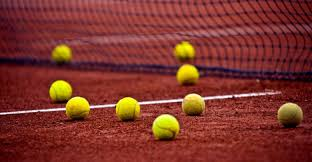
#> input picture assign/A1/images/target_tennis.jpg, 312 x 162 px
$ jupyter execute --allow-errors 'ROC for Feature Detection.ipynb'   (shell and % lines are left out)
#> lines starting #> are read from the running program, lines starting #| are printed output that depends on the picture
### assign/A1/detector.py
import numpy as np

import cv2
from PIL import Image

from scipy.signal import fftconvolve

import os
import matplotlib
import matplotlib.pyplot as plt
from matplotlib import cm

def _window_sum_2d(image, window_shape):
    window_sum = np.cumsum(image, axis=0)
    window_sum = (window_sum[window_shape[0]:-1] -
                 window_sum[:-window_shape[0] - 1])

    window_sum = np.cumsum(window_sum, axis=1)
    window_sum = (window_sum[:, window_shape[1]:-1] -
                 window_sum[:, :-window_shape[1] - 1])

    return window_sum


def _window_sum_3d(image, window_shape):
    window_sum = _window_sum_2d(image, window_shape)

    window_sum = np.cumsum(window_sum, axis=2)
    window_sum = (window_sum[:, :, window_shape[2]:-1] -
                  window_sum[:, :, :-window_shape[2] - 1])

    return window_sum

def detect_features(image_path, template_path, pad_input=True, mode='constant', constant_value=0):

#> called with image_path = 'images/target_tennis.jpg', template_path = 'images/template_tennis.jpg', pad_input = True, mode = 'constant', constant_value = 0
    image = Image.open(image_path)
#> image is the input picture: PIL image 312x162 RGB; mean R, G, B 126.7, 53.1, 42.9
    image = np.array(image, dtype=np.float64, copy=False)
#> image: shape (162, 312, 3) float64

    orig_image = image.copy().astype(np.uint8)

    template = Image.open(template_path)
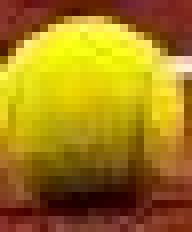
#> input picture assign/A1/images/template_tennis.jpg, 24 x 29 px (shown 8 times larger)
#> template is the input picture: PIL image 24x29 RGB; mean R, G, B 162.8, 124.9, 24.5
    template = np.array(template)

    if image.ndim < template.ndim:
        raise ValueError("Dimensionaliy of template must be less than or equal"
                         " to the dimensionality of image.")
    if np.any(np.less(image.shape, template.shape)):
        raise ValueError("Image must be larger than templtate")

    image_shape = image.shape
#> image_shape = (162, 312, 3)

    pad_width = tuple((width, width) for width in template.shape)
#> pad_width = ((29, 29), (24, 24), (3, 3))

    if mode == 'constant':
        image = np.pad(image, pad_width=pad_width, mode=mode,
                      constant_values=constant_value)
    else:
        image = np.pad(image, pad_width=pad_width, mode=mode)

    if image.ndim == 2:
        image_window_sum = _window_sum_2d(image, template.shape)
        image_window_sum2 = _window_sum_2d(image ** 2, template.shape)

    elif image.ndim == 3:
        image_window_sum = _window_sum_3d(image, template.shape)
        image_window_sum2 = _window_sum_3d(image ** 2, template.shape)

    template_mean = template.mean()
#> template_mean = 104.1
    template_volume = np.prod(template.shape)
#> template_volume = 2088
    template_ssd = np.sum((template - template_mean) ** 2)
#> template_ssd = 14766484.7

    if image.ndim == 2:
        xcorr = fftconvolve(image, template[::-1, ::-1],
                           mode='valid')[1:-1, 1:-1]
    elif image.ndim == 3:
        xcorr = fftconvolve(image, template[::-1, ::-1, ::-1],
                           mode = 'valid')[1:-1, 1:-1, 1:-1]

    # Normalization
    numerator = xcorr - image_window_sum * template_mean
    denominator = image_window_sum2
    np.multiply(image_window_sum, image_window_sum, out=image_window_sum)
    np.divide(image_window_sum, template_volume, out=image_window_sum)
    denominator = denominator - image_window_sum
    denominator = denominator * template_ssd
    np.maximum(denominator, 0, out=denominator)
    np.sqrt(denominator, out=denominator)

    response = np.zeros_like(xcorr, dtype=np.float64)

    mask = denominator > np.finfo(np.float64).eps

    response[mask] = numerator[mask] / denominator[mask]

    slices = []

    for i in range(template.ndim):
        if pad_input:
            d0 = (template.shape[i] - 1) // 2
            d1 = d0 + image_shape[i]
        else:
            d0 = template.shape[i] - 1
            d1 = d0 + image_shape[i] - template.shape[i] + 1
        slices.append(slice(d0, d1))

    return orig_image, template, response[slices]


# All aspects together
def model(image_path, template_path, number = 'many', threshold = 0.8, analyze = False):

    # Reset default plotting parameters
    matplotlib.rcParams.update(matplotlib.rcParamsDefault)

    image, template, response = detect_features(image_path, template_path,
                                               pad_input=True)

    if not analyze:
        plt.figure(figsize=(2, 2))
        ax1 = plt.subplot(1, 1, 1)
        ax1.imshow(template)
        ax1.set_axis_off()
        ax1.set_title('Template', size = 20)
        plt.show()
        fig, _ = plt.subplots(1, 2, figsize=(20, 8))
        ax2 = plt.subplot(121, adjustable = 'box-forced')
        ax3 = plt.subplot(122, sharex = ax2, sharey = ax2, adjustable = 'box-forced')

    else:
        plt.figure(figsize=(10, 10))
        ax2 = plt.subplot(111)

    ax2.imshow(image)
    ax2.set_axis_off()
    ax2.set_title('Target Image', size = 20)

    htemplate, wtemplate = template.shape[:2]

    if number == 'many':
        detections = 0

        pos = np.array(np.where(response[:, :, :] > threshold))

        recorded_boxes = []


        positions = []
        for position in range(pos.shape[1]):
            x, y, z = pos[:, position]
            value = response[x, y, z]
            positions.append((x, y, z, value))

        positions = sorted(positions, key = lambda x: x[3], reverse = True)

        for entry in positions:

            y, x = entry[:2]

            record = False

            for box in recorded_boxes:

                left, right, bottom, top = box

                if (x > left) & (x < right) & (y > bottom) & (y < top):
                    record = True

            if not record:
                rank = detections

                # left, right, bottom, top
                bounding_box = (x - wtemplate / 2, x + wtemplate / 2,
                                y - htemplate / 2, y + htemplate / 2)

                recorded_boxes.append(bounding_box)

                rect = plt.Rectangle((x - wtemplate / 2, y - htemplate / 2),
                                 wtemplate, htemplate, edgecolor='r', facecolor='none', lw = 4)
                ax2.add_patch(rect)

                if not analyze:
                    # circle = plt.Circle((x, y), radius = 6,  edgecolor='r', facecolor='none', lw = 4)
                    ax3.plot(x,  y, marker = '$%d$' % (rank + 1), ms = 32, color = 'k', alpha = 0.6)

                detections += 1

        print('{} detections with threshold: {}\n'.format(detections, threshold))

    elif number == 'one':
        ij = np.unravel_index(np.argmax(response), response.shape)

        y, x = ij[:2]

        rect = plt.Rectangle((x - wtemplate / 2, y - htemplate / 2),
                             wtemplate, htemplate, edgecolor='r', facecolor='none', lw = 4)
        ax2.add_patch(rect)
        circle = plt.Circle((x, y), radius = 6,  edgecolor='r', facecolor='none', lw = 4)
        ax3.add_patch(circle)

    if not analyze:
        cax = ax3.imshow(response[:, :, 1], cmap=cm.coolwarm)
        fig.colorbar(cax, label = 'correlation', orientation = 'horizontal', shrink = 0.9, pad=0.05)
        ax3.set_axis_off()
        ax3.set_title('Response from Feature Detection', size = 20)
        ax3.autoscale(False)
        ax2.set_anchor('N')
        ax3.set_anchor('N')

    plt.show();

### assign/A1/ROC for Feature Detection.ipynb
# Receiver Operating Characteristic Curve for Feature Detection

## William Koehrsen wjk68

The ROC curve is a standard tool for assessing the performance of a classifier. We can apply it to the feature detection model to determine how well it works and also explore ways to improve the performance.

<h2><center> ROC Curve </center></h2>

<center></center>

The ROC curve plots the __true positive rate (sensitivity)__:

$$\frac{\text{true positives}}{\text{true positives} + \text{false negatives}}$$

versus the __false positive rate (1 - specificity)__:

$$\frac{\text{false positives}}{\text{true negatives} + \text{false positives}}$$

The true positives, false positives, true negatives, and false negatives will have to be determined by hand because the ground truth is what we as humans identify. To calculate the rates, we can construct a confusion matrix which shows the number of actual values and number of predicted values.

|   |           Confusion Matrix         |    |
|---|----------------|----------------|---|
|   |     __Actual  1__         |       __Actual 0__       |   |
| __Predicted 1__ | True Postive   | False Positive |   |
| __Predicted 0__ | False Negative | True Negative  |   |
|   |                |                |   |

[cell 1]
import numpy as np

import matplotlib.pyplot as plt
import matplotlib


from detector import model

## Construct Confusion Matrix

[cell 2]
threshold_list = [0.5, 0.6, 0.7, 0.8, 0.9, 0.99]

#> (the rest of this cell did not finish here and is left out)

### Ground Truth Values

The number of actual positives is easy: it is simply the number of features in the image, in this example 9 tennis balls. A perfect model would therefore identify all 9 tennis balls without classify any other points as matches

Defining acutal negatives is difficult in this case. I will say that actual negatives are every possible patch which does not contain the feature. As the convolution calculates the response of every single pixel, the number of possible patches is the pixel width times the pixel height of the image. The number of actual negatives is therefore the number of patches - the number of features in the image. For example, our image is 162 * 312 and there are 9 occurences of the feature in the image sothere are $(162 * 312) - 9 = 50535$ actual negatives in the image. These actual negatives are locations where the model should _not_ identify a feature. Defining the number of actual negatives and the number of actual positives allows us to calculate the true negatives and false positives.

[cell 3]
image = plt.imread('images/target_tennis.jpg')
actual_negatives = (image.shape[0] * image.shape[1]) - 9
#> actual_negatives = 50535
print('Number of actual negatives:', actual_negatives)
#| Number of actual negatives: 50535

### First List of Results

Following is the true positives, false positives, true negatives, and false negatives for each of the thresholds. Using these numbers, we can calculate the

__true positive rate__:

$$\frac{\text{true positives}}{\text{true positives} + \text{false negatives}}$$

for the y-axis

and the __false positive rate__:

$$\frac{\text{false positives}}{\text{true negatives} + \text{false positives}}$$

for the x-axis. This forms the ROC curve as a function of the threshold.

[cell 4]
threshold_list = [0.5, 0.6, 0.7, 0.8, 0.9, 0.99]

tp_list = [9, 9, 9, 8, 3, 1]
fp_list = [140, 108, 52, 3, 0, 0]
tn_list = [50535 - 149, 50535 - 117, 50535 - 61,
           50535 - 11, 50535 - 3, 50535 - 1]
fn_list = [0, 0,  0, 1, 6, 10]

## Function to Plot the ROC Curve

[cell 5]
def analyze_results(tp_list, fp_list, tn_list, fn_list, threshold_list,
                   actual_negatives, actual_positives):

#> called with actual_negatives = 50535, actual_positives = 11
    tpr_list = []
    fpr_list = []
    plt.style.use('fivethirtyeight')
    plt.figure(figsize=(8, 8))
    plt.xticks(rotation=60)

    for tp, fp, tn, fn, threshold in zip(tp_list, fp_list,
                                         tn_list, fn_list,
                                         threshold_list):

        if fp == 0:
            fpr = 0
        else:
            fpr = fp / (fp + tn)

        tpr = tp / (tp + fn)

        tpr_list.append(tpr)
        fpr_list.append(fpr)

        plt.plot(fpr, tpr + 0.05, marker='$%.2f$' % threshold,
                 ms = 30, color = 'k',
                label = 'threshold')

    plt.plot(fpr_list, tpr_list, 'o-', color = 'red');
    plt.xlabel('False Postive Rate'); plt.ylabel('True Positive Rate');
    plt.title('ROC Curve');
    plt.show()
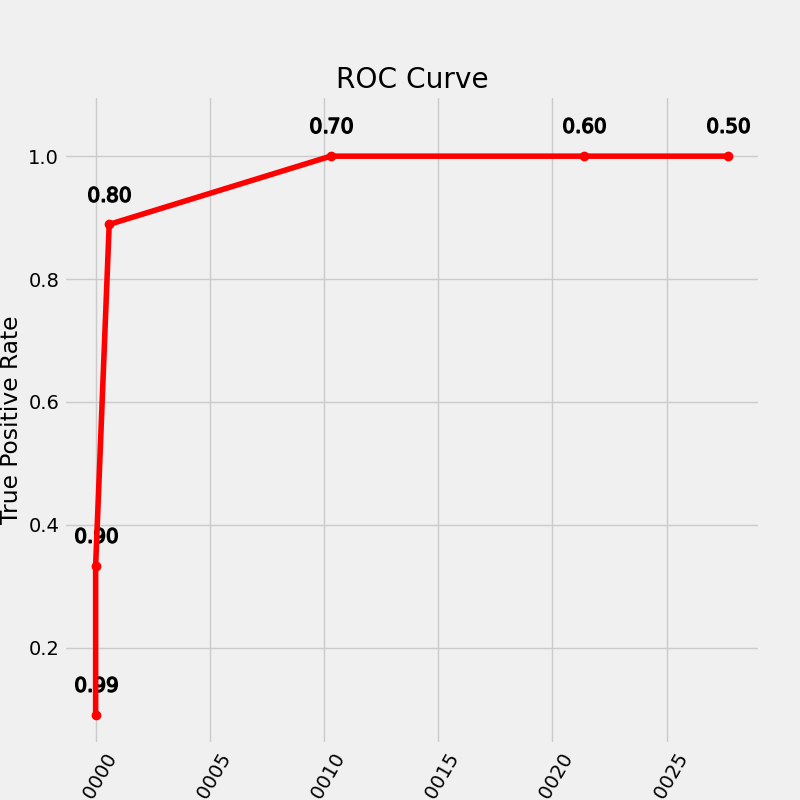
#> figure drawn by matplotlib, 1 panel

[cell 6]
analyze_results(tp_list, fp_list, tn_list, fn_list, threshold_list,
                actual_negatives=50535, actual_positives=11)

## Shifting the Curve

Altering the threshold shifts the location along one ROC curve. This does not change the signal to noise ratio though, so this approach will only move along the curve. To shift the curve requires changing the signal to noise ratio.

One way to shift the curve would be to adjust how far apart boxes have to be in the method, or using a different template. I will choose another of the images for the template. Both of these approaches change the signal to noise ratio. Changning the template image can increase or decrease the signal depending on the quality of the template.

[cell 7]
threshold_list = [0.5, 0.6, 0.7, 0.8, 0.9, 0.99]

#> (the rest of this cell did not finish here and is left out)

#> call 2 of detect_features, with image_path = 'images/target_tennis.jpg', template_path = 'images/template_tennis_two.jpg', pad_input = True, mode = 'constant', constant_value = 0
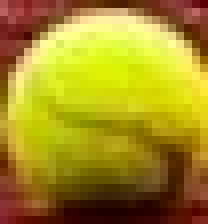
#> input picture assign/A1/images/template_tennis_two.jpg, 26 x 28 px (shown 8 times larger)
#> in detect_features, template is the input picture: PIL image 26x28 RGB; mean R, G, B 164.9, 141.1, 33.4
#> in detect_features (call 2), `template_mean = template.mean()`: template_mean = 113.2
#> in detect_features (call 2), `template_ssd = np.sum((template - template_mean) ** 2)`: template_ssd = 15659195.2

[cell 8]
tp_list = [9, 9, 9, 6, 2, 1]
fp_list = [124, 93, 36, 1, 0, 0]
tn_list = [50535 - 133, 50535 - 102, 50535 - 45,
           50535 - 7, 50535 - 2, 50535 - 1]
fn_list = [0, 0,  0, 3, 9, 10]

[cell 9]
analyze_results(tp_list, fp_list, tn_list, fn_list,
                threshold_list, actual_negatives=50535, actual_positives=11)
#> call 2 of analyze_results, with actual_negatives = 50535, actual_positives = 11
#> in analyze_results (call 2), `plt.show()`:
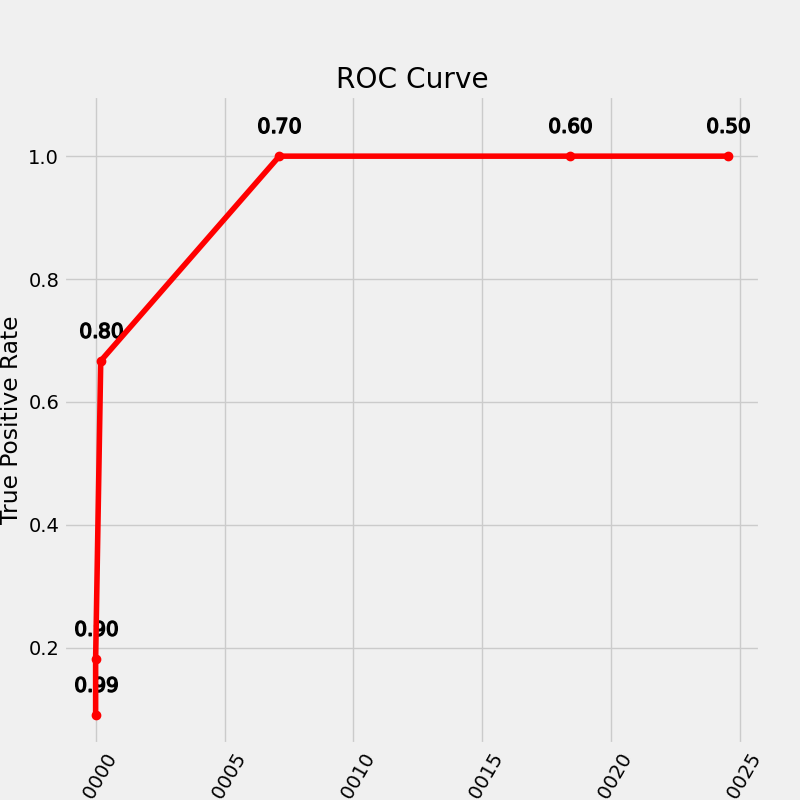
#> figure drawn by matplotlib, 1 panel
